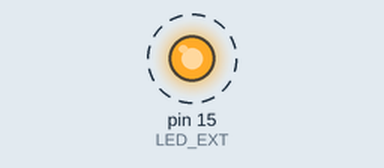
Simulated run of this sketch. Board: Arduino Uno, built with avr-gcc and run on an emulated ATmega328P. Shown: output pins drawn as LEDs (lit = HIGH). Dashed ring = blinking.

Above: at 0.5 s.
Timing chart, 0 to 4.6 s (numbered marks = the images above):
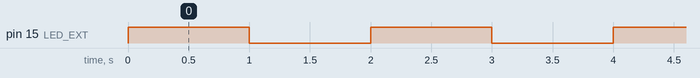

The sketch:

blink_gp_15_light.ino
```cpp
#define LED_EXT 15

// Blinks a light connected to GP15.

void setup() {
  pinMode(LED_EXT, OUTPUT);
}

void loop() {
  digitalWrite(LED_EXT, HIGH);
  delay(1000);
  digitalWrite(LED_EXT, LOW);
  delay(1000);
}
```

Measured:
- by itself, pin 15 (LED_EXT): alternates HIGH for 1.0 s and LOW for 1.0 s
